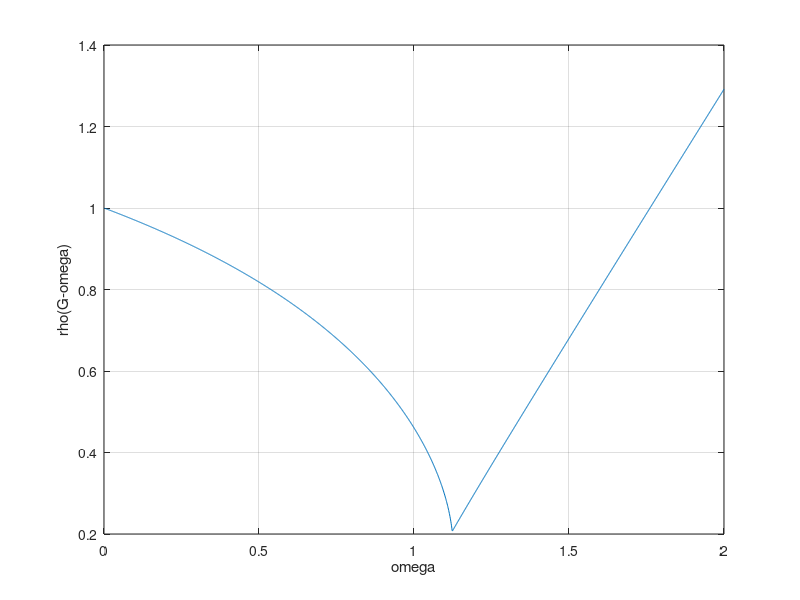

This figure's MATLAB source: (Note: this script raises an error after producing the figure.)
% --- dati del problema ---
A = [  1   -1/4   1/3    0
      -1    2     0    1/2
       2    1     3   -1/3
      -1   -2    -4     7 ];
b = [1; 0; -2; 0];

D = diag(diag(A)); %parte diagonale di A

E = tril(A); %parte triangolare inferiore di A

omega = linspace(0.001, 2, 2000); %creo il vettore di omega su cui poi richiamare l'algoritmo SOR per generare G_omega

rhoG = zeros(1, length(omega)); %vettore di zeri in cui andare a salvare i vari raggi spettrali

for i = 1:length(omega)
    M = (1/omega(i))*D + E - D; % mi calcolo il precondizionatore M
    G = M\(M - A); %mi calcolo la matrice d'iterazione G_omega
    rho = max(abs(eig(G))); % mi calcolo il raggio spettrale di G_omega
    rhoG(i) = rho; %mi salvo rho nel vettore rhoG
end

plot(omega, rhoG);
xlabel('omega');
ylabel('rho(G-omega)');
grid on;
[minRho, idx] = min(rhoG);
omega_opt = omega(idx);

fprintf('omega_opt = %.6f\n', omega_opt);

%ora mi calcolo G con omega = 1
M1 = D + E - D;
G1 = M1\(M1 - A);
rho_G1 = max(abs(eig(G1))); 

%ora mi calcolo G con omega = omega_opt
M_opt = ((1/omega_opt)*D) + E - D;
G_opt = M_opt\(M_opt - A);
rho_Gopt = max(abs(eig(G_opt)));

fprintf('rhoG_omega1: %.10f\n', rho_G1);
fprintf('rhoG_omegaOpt: %.10f\n', rho_Gopt);

%creo la tabella per il punto c

GS_classico =  zeros(4,10);
GS_rilassato =  zeros(4,10);
erroreGS_classico =  zeros(10,1);
erroreGS_rilassato =  zeros(10,1);

x_exact = A\b; %calcolo la soluzione esatta di x

for i = 1:10
    GS_classico(:, i) = sor_solver_M(A, b, 1, 1e-6, [0;0;0;0], i); %utilizzo la funzione sor_solver_M creata per l'esercizio 1.1 per ottenere le varie iterazione del metodo di GS classico
    GS_rilassato(:, i) = sor_solver_M(A, b, omega_opt, 1e-6, [0;0;0;0], i); %utilizzo la funzione sor_solver_M creata per l'esercizio 1.1 per ottenere le varie iterazione del metodo di GS rilassato

    erroreGS_classico(i) = norm(GS_classico(:,i) - x_exact, Inf); %mi calcolo la norma infinito fra l'i-esima iterazione di GS classico e la soluzione esatta per calcolare l'errore
    erroreGS_rilassato(i) = norm(GS_rilassato(:,i) - x_exact, Inf); %mi calcolo la norma infinito fra l'i-esima iterazione di GS rilassato e la soluzione esatta per calcolare l'errore
end

% for k = 1:10
%     xk = GS_classico(:, k);
%     fprintf('k=%2d | x1=%.8f x2=%.8f x3=%.8f x4=%.8f | err_inf=%.3e\n', k, xk(1), xk(2), xk(3), xk(4), erroreGS_classico(k));
% end
% 
% for k = 1:10
%     xk = GS_rilassato(:, k);
%     fprintf('k=%2d | x1=%.8f x2=%.8f x3=%.8f x4=%.8f | err_inf=%.3e\n', k, xk(1), xk(2), xk(3), xk(4), erroreGS_rilassato(k));
% end

for k = 1:10
    xk = GS_rilassato(:, k);
    fprintf('%d & %.8f & %.8f & %.8f & %.8f & %.3e \\\\ \n',k, xk(1), xk(2), xk(3), xk(4), erroreGS_rilassato(k));
end